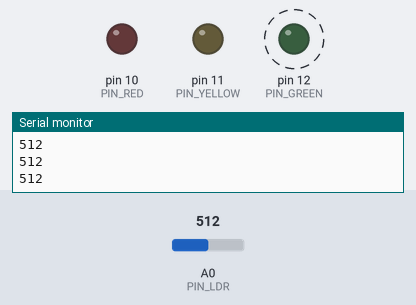
A sketch run on a simulated Arduino Leonardo, built with avr-gcc and run on an emulated ATmega32U4. Parts: output pins drawn as LEDs (lit = HIGH), the last lines printed to the serial monitor. Dashed ring = blinking. The inputs (shaded band) are chosen by the test bench; at power-on: A0 (PIN_LDR) = 512.

Above: at 1.3 s.
1.4 s: A0 (PIN_LDR) set to 358
4.4 s: A0 (PIN_LDR) set to 333
At 4.62 s:
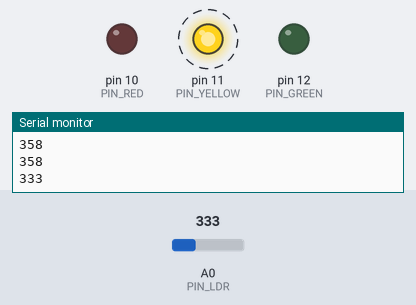
7.4 s: A0 (PIN_LDR) set to 160
10.4 s: A0 (PIN_LDR) set to 141
At 10.63 s:
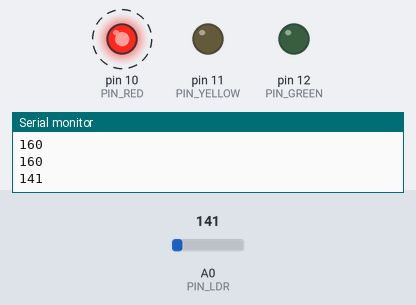
13.4 s: A0 (PIN_LDR) set to 306
At 13.63 s:
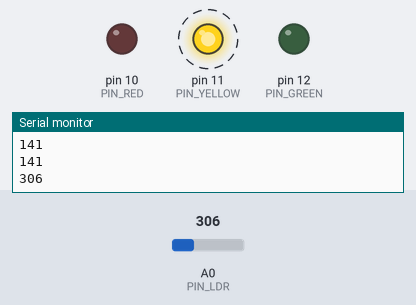
16.4 s: A0 (PIN_LDR) set to 360
At 16.63 s:
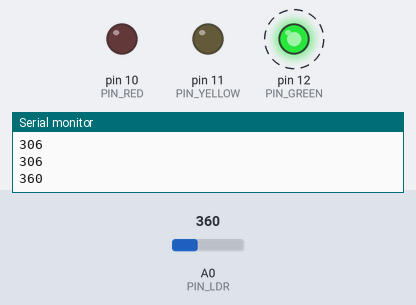
Timing chart, 0 to 20.4 s (numbered marks = the images above; inputs shaded):
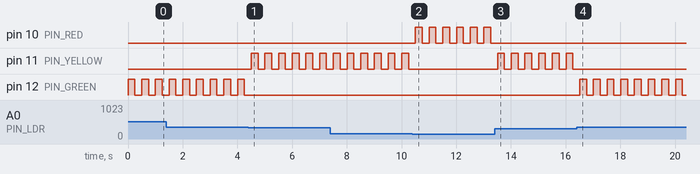

Measured:
- the behaviour switches between 350 and 349 on A0 (PIN_LDR) (found by bisection; images 0 and 1)
- the behaviour switches between 151 and 150 on A0 (PIN_LDR) (found by bisection; images 1 and 2)
- after the input at 4.4 s, pin 11 (PIN_YELLOW): alternates HIGH for 0.25 s and LOW for 0.25 s, starting after 0.10 s; pin 12 (PIN_GREEN): stops changing and stays LOW
- after the input at 10.4 s, pin 10 (PIN_RED): alternates HIGH for 0.25 s and LOW for 0.25 s, starting after 0.11 s; pin 11 (PIN_YELLOW): stops changing and stays LOW
- after the input at 13.4 s, pin 10 (PIN_RED): stops changing and stays LOW; pin 11 (PIN_YELLOW): alternates HIGH for 0.25 s and LOW for 0.25 s, starting after 0.11 s
- after the input at 16.4 s, pin 11 (PIN_YELLOW): stops changing and stays LOW; pin 12 (PIN_GREEN): alternates HIGH for 0.25 s and LOW for 0.25 s, starting after 0.11 s
- by itself, pin 12 (PIN_GREEN): alternates HIGH for 0.25 s and LOW for 0.25 s

The sketch:

challengeLDR.ino
```cpp
/*
	Leonardo Silva   - 591149
	Marvin Burgareli - 591815
	Aron Vinícius    - 589977
	João Guilherme   - 588456

	Criar um circuito para que um sensor LDR ao
	detectar luz forneça um feedback luminoso da
	quantidade de luz detectada através de 3 LEDS,
	sendo eles:

	1 verde   -> grande quantidade de luz;
	1 amarelo -> para valores intermediários;
	1 vermelho -> para pouca luz

*/


const unsigned int PIN_LDR = A0;
const unsigned char PIN_GREEN = 12,
	  PIN_YELLOW = 11,
	  PIN_RED= 10;

void ledOn(const unsigned char pin ){
	digitalWrite(pin, HIGH);
	delay(250);
	digitalWrite(pin, LOW);
}


void setup(){
	Serial.begin(9600);
	pinMode(PIN_GREEN, OUTPUT);
	pinMode(PIN_YELLOW, OUTPUT);
	pinMode(PIN_RED, OUTPUT);
}

void loop(){
	int valueLDR = analogRead(PIN_LDR);
	bool HIGH_LIGHT = valueLDR >= 350,
		INTER_LIGHT = valueLDR > 150 && valueLDR < 350,
		LOW_LIGHT = valueLDR <= 150;


	Serial.println(valueLDR);
	if (HIGH_LIGHT)      ledOn(PIN_GREEN);
	else if(INTER_LIGHT) ledOn(PIN_YELLOW);
	else if(LOW_LIGHT)   ledOn(PIN_RED);
	delay(250);
}
```
